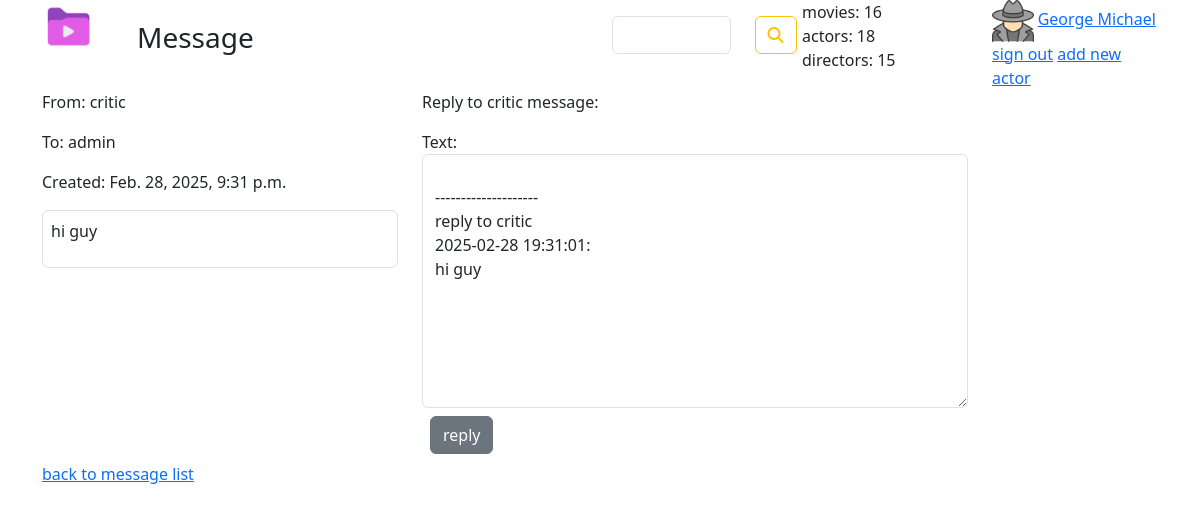
Page /message/detail_view/3/ (signed in) on the committed database.
### imdb/models.py (models this page shows)
class Profile(models.Model):
    user = models.OneToOneField(User, related_name='profile', on_delete=models.CASCADE)
    img = models.ImageField(upload_to='user_imgs/', blank=True)

class Message(models.Model):
    author = models.ForeignKey(User, related_name='send_messages', on_delete=models.CASCADE)
    addressee = models.ForeignKey(User, related_name='income_messages', on_delete=models.CASCADE)
    text = models.TextField()
    is_read = models.BooleanField(default=False)
    created = models.DateTimeField(auto_now_add=True)

### imdb/views.py (the view)
# urls.py: path('message/detail_view/<int:pk>/', MessageDetailView.as_view(), name='message-detail-view'),
class MessageDetailView(DetailView):
    model = Message
    def get_object(self, queryset=None):
        obj = super().get_object(queryset)
        if obj.addressee == self.request.user:
            obj.is_read = True
            obj.save()
        return obj
    def get_context_data(self, **kwargs):
        context = super().get_context_data(**kwargs)
        created_str = self.object.created.strftime('%Y-%m-%d %H:%M:%S')
        context['reply_form'] = ReplyMessageForm(initial={'text':'\n' + '-' * 20 + f'\nreply to {self.object.author}\n{created_str}:\n{self.object.text}'})
        return context

### imdb/forms.py
class ReplyMessageForm(ModelForm):
    def __init__(self, *args, **kwargs):
        super().__init__(*args, **kwargs)
        for field_name, field in self.fields.items():
            field.widget.attrs['class'] = 'form-control'
    class Meta:
        model = Message
        fields = ['text']

class SearchForm(Form):
    pattern = CharField()
    def __init__(self, *args, **kwargs):
        super().__init__(*args, **kwargs)
        for field_name, field in self.fields.items():
            field.widget.attrs['class'] = 'form-control'
        self.fields['pattern'].label = ""

### imdb/templatetags/movie_tags.py (called while the page is built)
@register.simple_tag(name='statistics')
def get_statistics():
    n1 = Movie.objects.count()
    n2 = Actor.objects.count()
    n3 = Director.objects.count()
    return {
        'num_movies': n1,
        'num_actors': n2,
        'num_directors': n3,
    }

@register.inclusion_tag(filename='imdb/search_form.html', name='search_form_tag')
def search_form_tag():
    return {
        'search_form': SearchForm()
    }

### imdb/templates/imdb/message_detail.html (shortened to what this page needs)
{% extends 'imdb/base.html' %}
{% load embed_video_tags %}
{% block title2 %}Message{% endblock %}
{% block main %}
<div class="row">
    <div class="col-4">
        {% if user == message.addressee or user == message.author %}
        <p>From: {{message.author}}</p>
        <p>To: {{message.addressee}}</p>
        <p>Created: {{message.created}}</p>
        <div class="border rounded p-2">{{message.text|linebreaks}}</div>
        {% else %}
        <div class="border rounded p-2"> You don't have permission to read this message</div>
        {% endif %}
    </div>
    <div class="col-6">
        {% if user == message.addressee %}
        <p>Reply to {{message.author}} message:</p>
        <form action="{% url 'imdb:reply-message' %}" method="post">
            {{reply_form}}
            <input type="submit" class="btn btn-secondary m-2" value="reply">
        </form>
        {% endif %}
    </div>
    <a href="{% url 'imdb:get-to-message-list' %}">back to message list</a>
</div>
{% endblock %}

### imdb/templates/imdb/base.html (shortened to what this page needs)
<!DOCTYPE html>
{% load static %}
{% load movie_tags %}
{% statistics as stat_obj %}
<html lang="en">
<head>
        <link rel="stylesheet" href="https://cdnjs.cloudflare.com/ajax/libs/font-awesome/6.7.2/css/all.min.css">
        <link href="https://cdn.jsdelivr.net/npm/bootstrap@5.3.3/dist/css/bootstrap.min.css" rel="stylesheet"
>
        <link rel="stylesheet" href="{% static 'imdb/css/custom.css'%}">
        <link rel="stylesheet" href="https://cdnjs.cloudflare.com/ajax/libs/font-awesome/6.7.2/css/all.min.css" />
</head>
<body>
    <div class="container">
        <div class="row">
            <div class="col-1">
                <a href="{% url 'imdb:index' %}">
                    <img src="{% static 'imdb/imgs/logo.png'%}" class="w-75" />
                </a>
            </div>
            <div class="col-5 py-3">
                <p class="fs-3">{% block title2 %}{% endblock %}</p>
            </div>
            <div class="col-2 pt-3">
               {% search_form_tag %}
            </div>
            <div class="col-2">
                movies: {{stat_obj.num_movies}}
                <br>
                actors: {{stat_obj.num_actors}}
                <br>
                directors: {{stat_obj.num_directors}}
            </div>
            <div class="col-2">
                {% if user.is_authenticated %}
                <img src="{{user.profile.img.url}}" class="w-25" />
                <a href="{% url 'imdb:user-profile' pk=user.id %}">{{user.get_full_name}}</a>
                <br>
                <a href="{% url 'imdb:user-sign-out' %}">sign out</a>
                {% if user.is_staff %}
                <a href="{% url 'imdb:create-actor-view' %}">add new actor</a>
                {% endif %}
                {% else %}
                <a href="{% url 'imdb:login-view' %}">sign in</a>
                <br>
                <a href="{% url 'imdb:create-account-page' %}">create account</a>
                {% endif %}
            </div>
        </div>
        {% block main %}{% endblock %}
    </div>
</body>
</html>

### rows in the picture
Message: author "critic", addressee "admin", created "Feb. 28, 2025, 9:31 p.m.", text "hi guy"

### other values in the picture
{{ stat_obj.num_movies }} "16"
{{ stat_obj.num_actors }} "18"
{{ stat_obj.num_directors }} "15"
{{ user.get_full_name }} "George Michael"
